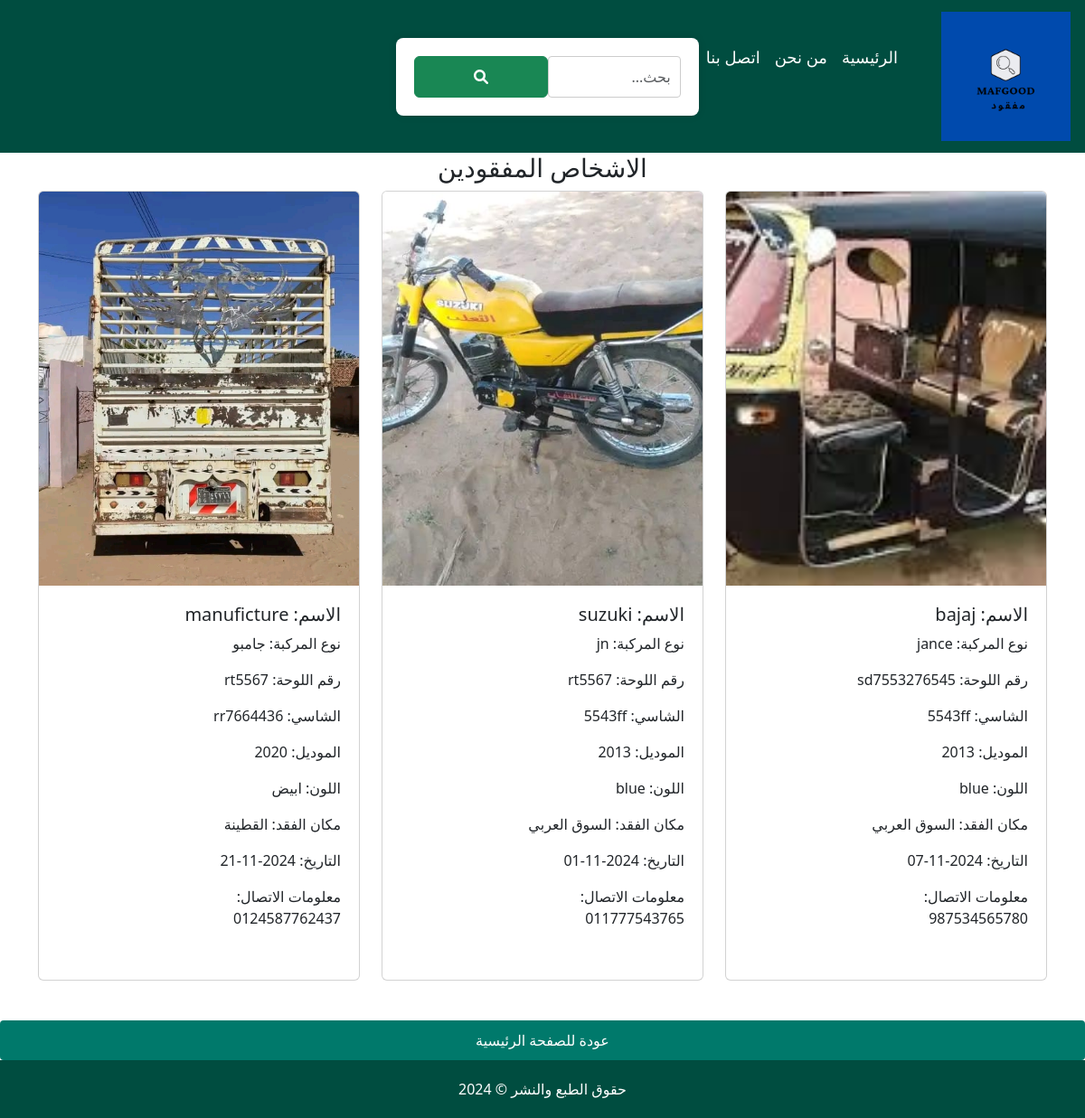
Screenshot of /view_found_vehicles.php with the database file from the repository.
### tables this page shows
CREATE TABLE `found_vehicles` (
  `id` int(11) NOT NULL,
  `name` varchar(100) NOT NULL,
  `vehicle_type` varchar(100) NOT NULL,
  `plate_number` varchar(255) NOT NULL,
  `chassis` varchar(255) NOT NULL,
  `model` varchar(255) NOT NULL,
  `color` varchar(255) NOT NULL,
  `location` varchar(100) DEFAULT NULL,
  `date` date NOT NULL,
  `contact` varchar(255) NOT NULL,
  `image` varchar(255) NOT NULL,
  `user_id` int(11) DEFAULT NULL
);

### view_found_vehicles.php (the view, shortened to what this page needs)
<?php
include('config.php');
?>
<!DOCTYPE html>
<html lang="ar">
<head>
    <link rel="stylesheet" href="display.css">
    <link rel="stylesheet" href="bootstrap/css/bootstrap.min.css">
    <link rel="stylesheet" href="https://cdnjs.cloudflare.com/ajax/libs/font-awesome/6.0.0-beta3/css/all.min.css">
</head>
<body>
<nav class="navbar navbar-expand-lg" style="background-color:#004d40;">
    <a class="navbar-brand" href="home_page.php">
    <img src="images/website/logo.png" alt="Logo image" id="logo-img" class="d-inline-block align-top">
    </a>
    <div class="collapse navbar-collapse" id="navbarNav">
        <ul class="navbar-nav">
            <li class="nav-item"><a class="nav-link" href="home_page.php">الرئيسية</a></li>
            <li class="nav-item"><a class="nav-link" href="we.html">من نحن</a></li>
            <li class="nav-item"><a class="nav-link" href="connect.php">اتصل بنا</a></li>
            <li class="nav-item">
                <form method="post" action="search.php" class="d-flex">
                    <input type="text" name="query" class="form-control search-bar" placeholder="بحث..." style="padding: none;">
                    <button type="submit" class="btn btn-success search-button"><i class="fas fa-search"></i></button>
                </form>
            </li>
        </ul>
    </div>
</nav>
<main class="container">
    <center>
        <h3>الاشخاص المفقودين</h3>
    </center>
    <div class="row">
        <?php
        $result = mysqli_query($con, "SELECT * FROM found_vehicles");
        while ($row = mysqli_fetch_array($result)) {
            echo "
            <div class='col-lg-4 col-md-6 col-sm-12 mb-4'>
                <div class='card h-100'>
                    <img src='".$row['image']."' class='card-img-top' alt='...' onclick='openModal(this.src)'>
                    <div class='col-md-8'>
                        <div class='card-body'>
                            <h5 class='card-title'>الاسم: ".$row['name']."</h5>
                            <p class='card-text'>نوع المركبة: ".$row['vehicle_type']."</p>
                            <p class='card-text'>رقم اللوحة: ".$row['plate_number']."</p>
                            <p class='card-text'>الشاسي: ".$row['chassis']."</p>
                            <p class='card-text'>الموديل: ".$row['model']."</p>
                            <p class='card-text'>اللون: ".$row['color']."</p>
                            <p class='card-text'>مكان الفقد: ".$row['location']."</p>
                            <p class='card-text'>التاريخ: ".$row['date']."</p>
                            <p class='card-text'>معلومات الاتصال: ".$row['contact']."</p>";
            echo "
                        </div>
                    </div>
                </div>
            </div>";
        }
        ?>
    </div>
</main>
<a href="home_page.php" class="back-home">عودة للصفحة الرئيسية</a>
<footer>
    حقوق الطبع والنشر © 2024
</footer>
</body>
</html>

### display.css (style rules this page uses)
body { background-color: #e0f7fa; font-family: 'Cairo', sans-serif; direction: rtl; text-align: center; margin: 0; padding: 0; display: flex; flex-direction: column; min-height: 100vh; justify-content: space-between; }
body { direction: rtl; }
footer { width: 100%; box-sizing: border-box; padding: 20px; background-color: #004d40; color: white; display: flex; justify-content: space-between; align-items: center; }
footer { justify-content: center; }
.navbar-nav .nav-link { color: white !important; font-size: 18px; }
.navbar-nav { justify-content: left; }
.container { max-width: 1200px; margin: 0 auto; padding: 0 10px; }
form { background-color: #ffffff; padding: 20px; border-radius: 8px; box-shadow: 0 0 10px rgba(0, 0, 0, 0.1); }
form input[type="text"], form input[type="date"], form input[type="file"], form button, form select { width: 100%; padding: 10px; border: 1px solid #ccc; border-radius: 4px; font-size: 16px; }
.card-img-top { width: 100%; height: 50%; object-fit: cover; }
.card-body { padding: 20px; text-align: right; }
.back-home { display: block; text-align: center; margin-top: 20px; padding: 10px 20px; background-color: #00796b; color: #fff; text-decoration: none; border-radius: 4px; transition: background-color 0.3s; font-size: 16px; }

### view_found_vehicles.php (style rules this page uses)
.card-img-top { width: 100%; height: 50%; object-fit: cover; }
.card-body { padding: 20px; text-align: right; }

### rows the page displays
found_vehicles: image (picture), name "bajaj", vehicle_type "jance", plate_number "sd7553276545", chassis "5543ff", model "2013", color "blue", location "السوق العربي", date "2024-11-07", contact "987534565780"
found_vehicles: image (picture), name "suzuki", vehicle_type "jn", plate_number "rt5567", chassis "5543ff", model "2013", color "blue", location "السوق العربي", date "2024-11-01", contact "011777543765"
found_vehicles: image (picture), name "manuficture", vehicle_type "جامبو", plate_number "rt5567", chassis "rr7664436", model "2020", color "ابيض", location "القطينة", date "2024-11-21", contact "0124587762437"
